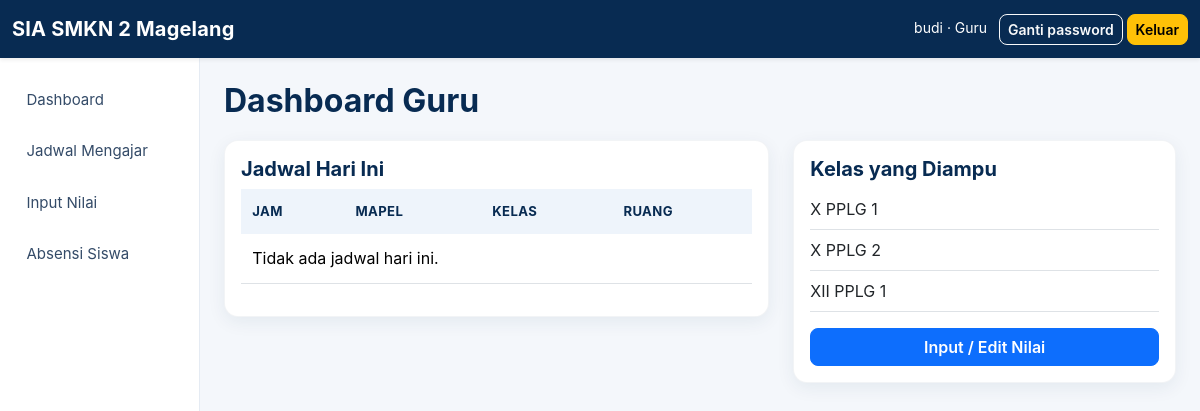
Page /guru/index.php (signed in) on the committed database.
### tables this page shows
CREATE TABLE `kelas` (
  `id_kelas` INT NOT NULL AUTO_INCREMENT,
  `nama_kelas` VARCHAR(20) NOT NULL,
  `tingkat` VARCHAR(5) NOT NULL,
  `id_jurusan` INT NOT NULL,
  PRIMARY KEY (`id_kelas`),
  KEY `fk_kelas_jurusan` (`id_jurusan`),
  CONSTRAINT `fk_kelas_jurusan` FOREIGN KEY (`id_jurusan`) REFERENCES `jurusan` (`id_jurusan`) ON UPDATE CASCADE ON DELETE RESTRICT
);

### config/config.php (called while the page is built, shortened)
<?php
function e(mixed $value): string { return htmlspecialchars((string)$value, ENT_QUOTES, 'UTF-8'); }

### guru/index.php (the view)
<?php require_once '../config/auth.php'; require_role('guru'); $id=(int)user_reference(); $pdo=db(); $q=$pdo->prepare("SELECT j.*,k.nama_kelas,mp.nama_mapel FROM jadwal j JOIN kelas k ON k.id_kelas=j.id_kelas JOIN mata_pelajaran mp ON mp.id_mapel=j.id_mapel WHERE j.id_guru=? AND j.hari=? ORDER BY j.jam_mulai"); $q->execute([$id,['Sunday'=>'Minggu','Monday'=>'Senin','Tuesday'=>'Selasa','Wednesday'=>'Rabu','Thursday'=>'Kamis','Friday'=>'Jumat','Saturday'=>'Sabtu'][date('l')]]); $today=$q->fetchAll(); $q=$pdo->prepare('SELECT DISTINCT k.id_kelas,k.nama_kelas FROM jadwal j JOIN kelas k ON k.id_kelas=j.id_kelas WHERE j.id_guru=? ORDER BY k.nama_kelas');$q->execute([$id]);$classes=$q->fetchAll(); $page_title='Dashboard Guru'; require '../includes/header.php';require '../includes/sidebar.php';require '../includes/flash.php'; ?><h2>Dashboard Guru</h2><div class="row g-4"><div class="col-lg-7"><div class="card p-3"><h5>Jadwal Hari Ini</h5><div class="table-responsive"><table class="table"><thead><tr><th>Jam</th><th>Mapel</th><th>Kelas</th><th>Ruang</th></tr></thead><tbody><?php foreach($today as $r): ?><tr><td><?= e(substr($r['jam_mulai'],0,5)) ?>–<?= e(substr($r['jam_selesai'],0,5)) ?></td><td><?= e($r['nama_mapel']) ?></td><td><?= e($r['nama_kelas']) ?></td><td><?= e($r['ruang']) ?></td></tr><?php endforeach; if(!$today): ?><tr><td colspan="4">Tidak ada jadwal hari ini.</td></tr><?php endif; ?></tbody></table></div></div></div><div class="col-lg-5"><div class="card p-3"><h5>Kelas yang Diampu</h5><?php foreach($classes as $c): ?><div class="border-bottom py-2"><?= e($c['nama_kelas']) ?></div><?php endforeach; ?><a href="nilai.php" class="btn btn-primary mt-3">Input / Edit Nilai</a></div></div></div><?php require '../includes/footer.php';

### assets/css/app.css (style rules this page uses)
:root { --school-navy:#082b52;--school-blue:#0d6efd;--school-light:#f4f7fb;--school-muted:#718096;--school-border:#e5ebf3 }
* { box-sizing:border-box }
body { background:var(--school-light);color:#24344d;font-family:Inter,system-ui,-apple-system,"Segoe UI",sans-serif }
h1,h2,h3,h4,h5 { color:var(--school-navy);font-weight:700 }
h2 { margin-bottom:1.25rem }
.card { border:1px solid rgba(8,43,82,.05);border-radius:14px;box-shadow:0 5px 18px rgba(18,52,90,.07) }
.table { vertical-align:middle }
.table thead th { background:#eef4fb;border-bottom:0;color:var(--school-navy);font-size:.82rem;text-transform:uppercase;letter-spacing:.03em;white-space:nowrap }
.table>:not(caption)>*>* { padding:.78rem .7rem }
.btn { border-radius:8px;font-weight:600 }
.btn-primary { background:var(--school-blue) }

### rows in the picture
kelas: nama_kelas "X PPLG 1"
kelas: nama_kelas "X PPLG 2"
kelas: nama_kelas "XII PPLG 1"

### other values in the picture
current_user()['username'] "budi"
role_label(current_user()['role']) "Guru"
